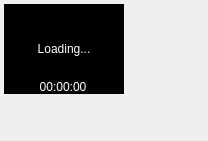
<?xml version="1.0" encoding="UTF-8"?>
<ui version="4.0">
 <class>SeekView</class>
 <widget class="QDialog" name="SeekView">
  <property name="geometry">
   <rect>
    <x>0</x>
    <y>0</y>
    <width>208</width>
    <height>141</height>
   </rect>
  </property>
  <property name="windowTitle">
   <string>Seek View</string>
  </property>
  <property name="windowOpacity">
   <double>0.700000000000000</double>
  </property>
  <property name="styleSheet">
   <string notr="true"/>
  </property>
  <widget class="QLabel" name="label">
   <property name="geometry">
    <rect>
     <x>0</x>
     <y>0</y>
     <width>128</width>
     <height>105</height>
    </rect>
   </property>
   <property name="styleSheet">
    <string notr="true">image: url(:/images/seekview.png);</string>
   </property>
   <property name="text">
    <string/>
   </property>
  </widget>
  <widget class="QLabel" name="frameView">
   <property name="geometry">
    <rect>
     <x>4</x>
     <y>4</y>
     <width>120</width>
     <height>90</height>
    </rect>
   </property>
   <property name="styleSheet">
    <string notr="true">color: rgb(255, 255, 255);
background-color: rgb(0, 0, 0);
font: 75 10pt &quot;MS Shell Dlg 2&quot;;</string>
   </property>
   <property name="text">
    <string>Loading...</string>
   </property>
   <property name="alignment">
    <set>Qt::AlignCenter</set>
   </property>
  </widget>
  <widget class="QLabel" name="timedisp">
   <property name="geometry">
    <rect>
     <x>40</x>
     <y>80</y>
     <width>46</width>
     <height>13</height>
    </rect>
   </property>
   <property name="styleSheet">
    <string notr="true">color: rgb(255, 255, 255);
background-color: rgb(9, 9, 9);
font: 75 8pt &quot;MS Shell Dlg 2&quot;;
border-radius: 4px;</string>
   </property>
   <property name="text">
    <string>00:00:00</string>
   </property>
   <property name="alignment">
    <set>Qt::AlignCenter</set>
   </property>
  </widget>
 </widget>
 <resources/>
 <connections/>
</ui>
